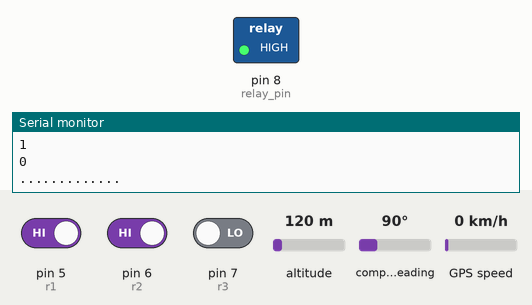
This sketch was run on a simulated Arduino Uno, built with avr-gcc and run on an emulated ATmega328P. On the bench: switched loads named in the sketch (green lamp = pin HIGH), the last lines printed to the serial monitor. Inputs (shaded band) come from the test bench; at power-on: pin 5 (r1) HIGH, pin 6 (r2) HIGH, pin 7 (r3) LOW, altitude 120 m, compass heading 90°, GPS speed 0 km/h. The GPS gets a fix after 3 s at 37.7749, -122.4194 with 8 satellites; the modem accepts every AT command (registered, SIM ready, sends succeed) and sends nothing else.

Above: at 2.2 s.
2.3 s: pin 5 (r1) driven LOW and pin 6 (r2) driven LOW and pin 7 (r3) driven HIGH
At 4.4 s:
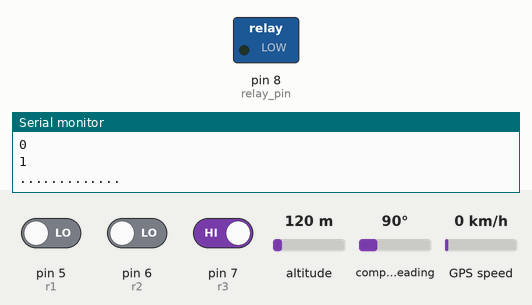
5.1 s: pin 5 (r1) driven HIGH
At 7.3 s:
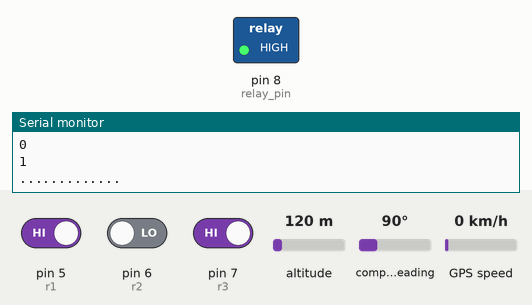
7.6 s: pin 5 (r1) driven LOW
At 9.5 s:
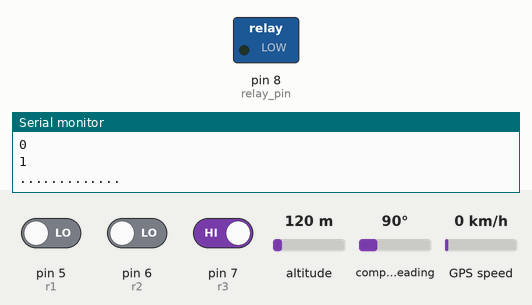
Timing chart, 0 to 11.0 s (numbered marks = the images above; inputs shaded):
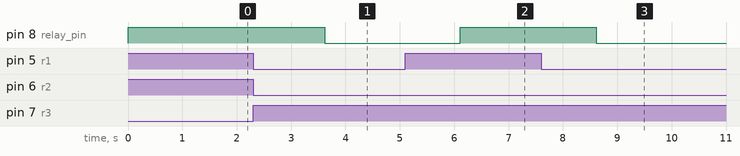

Measured:
- after the input at 2.3 s, pin 8 (relay_pin): HIGH → LOW after 1.3 s
- after the input at 5.1 s, pin 8 (relay_pin): LOW → HIGH after 1.0 s
- after the input at 7.6 s, pin 8 (relay_pin): HIGH → LOW after 1.0 s

The sketch:

helmet_rx.ino
```cpp
#include<TinyGPS.h>                  // receiver part
#include"esp02_iot.h"

const int r1 = 5, r2 = 6, r3 = 7, relay_pin = 8;
float lat, lon;

TinyGPS gps;

int flag, helmet_status, alcohol_status, Engine_status, accident_status;


long Start1, Start;

void gps_read();
// void send_sms(String , String );


void setup()
{
  //  Serial.begin(9600);
  pinMode(r1, INPUT);
  pinMode(r2, INPUT);
  pinMode(r3, INPUT);
  pinMode(relay_pin, OUTPUT);
  digitalWrite(relay_pin, 1);
  Start = millis();
  Start1 = millis();
  ini_iot();
  //  digitalWrite(relay_pin, 0);
  //  delay(5000);
  //  digitalWrite(relay_pin, 1);
}

void loop()
{
  Serial.println(digitalRead(r1));
  Serial.println(digitalRead(r2));
  Serial.println(digitalRead(r3));
  Serial.println(".............");

  delay(500);
  gps_read();

  if (digitalRead(r1) == 0 && digitalRead(r2) == 0 && digitalRead(r3) == 1)
  {
    digitalWrite(relay_pin, 0);
    alcohol_status = 0;
    Engine_status = 1;
    accident_status = 0;
    helmet_status = 1;
    flag = 0;
  }

  else if (digitalRead(r1) == 0  && digitalRead(r2) == 0  && digitalRead(r3) == 0 )
  {
    digitalWrite(relay_pin, 1);
    Engine_status = 0;
    accident_status = 0;
    helmet_status = 0;
    alcohol_status = 1;
    flag = 0;
  }

    else if (digitalRead(r1) == 0 && digitalRead(r2) == 1 && digitalRead(r3) == 1)
    {
      digitalWrite(relay_pin, 1);
      alcohol_status = 1;
      Engine_status = 0;
      accident_status = 0;
      helmet_status = 0;
      flag = 0;
    }


  else if (digitalRead(r1) == 1 && digitalRead(r2) == 0 && digitalRead(r3) == 1 )
  {
    digitalWrite(relay_pin, 1);
    Engine_status = 0;
    helmet_status = 1;
    accident_status = 1;
  }

  String getData2 = "&field1=" + String(accident_status) + "&field2=" + String(helmet_status) + "&field3=" + String(alcohol_status) + "&field4=" + String(lat) + "&field5=" + String(lon) + "&field6=" + String(Engine_status);

  if (millis() - Start > 40000)
  {
    senddata(getData2);
    Start = millis();
  }


}

void gps_read()
{
  Start1 = millis();
  while (millis() - Start1 < 2000)
  {
    while (Serial.available())
      if (gps.encode(Serial.read()))
      {
        gps.f_get_position(&lat, &lon);
      }
  }

}
```

esp02_iot.h
```cpp
# include<SoftwareSerial.h>

// software serial Ports
const byte tx = 3;
const byte rx = 4;


// wifi name and password
String ssid = "smart";
String password = "123456789";

boolean found = false;

//thingspeak
String api = "HY7KCVKU2TWTK5AH";   //
String host = "api.thingspeak.com";
String port = "80";

// initiallize the user defined functions
SoftwareSerial esp01(rx, tx);

void sendcommand(String command, int maxtime, char readreply[]);
void connectwifi();
void senddata();
void ini_iot();

void sendcommand(String command, int maxtime, char readreply[])
{
  Serial.print(". at command => ");
  Serial.print(command);
  Serial.print(" ");


  while (maxtime != 0)
  {
    esp01.println(command);
    if (esp01.find(readreply)) //ok
    {
      found = true;
      Serial.println("OK Done");
      break;
    }
    maxtime--;
  }


  if (found == false)
  {
    Serial.println("Fail");
  }

  found = false;

}


void connectwifi()
{
  sendcommand("AT", 5, "OK");
  sendcommand("AT+CWMODE=1", 5, "OK");
  sendcommand("AT+CWJAP=\"" + ssid + "\",\"" + password + "\"", 20, "OK");
}


void senddata(String getData2)
{
  //https://api.thingspeak.com/update?api_key=RHUC7F7LC4WIMILN&field1=0
  String getData1 = "GET /update?api_key=" + api;
  //String getData2 = "&field1="+String(value);
  sendcommand("AT+CIPMUX=1", 2, "OK");
  sendcommand("AT+CIPSTART=0,\"TCP\",\"" + host + "\"," + port, 10, "OK");
  sendcommand("AT+CIPSEND=0," + String(getData1.length() + getData2.length() + 2), 7, ">");

  delay(20);
  esp01.println(getData1 + getData2);
  Serial.println(getData1 + getData2);
  delay(1500);
  //sendcommand("AT+CIPCLOSE=0", 5 , "OK");
  Serial.println("---------------------------");
}

void ini_iot()
{

  Serial.begin(9600);
  esp01.begin(115200);
//  Serial.println("IOT Project");
  delay(1000);
  connectwifi();
}
```
